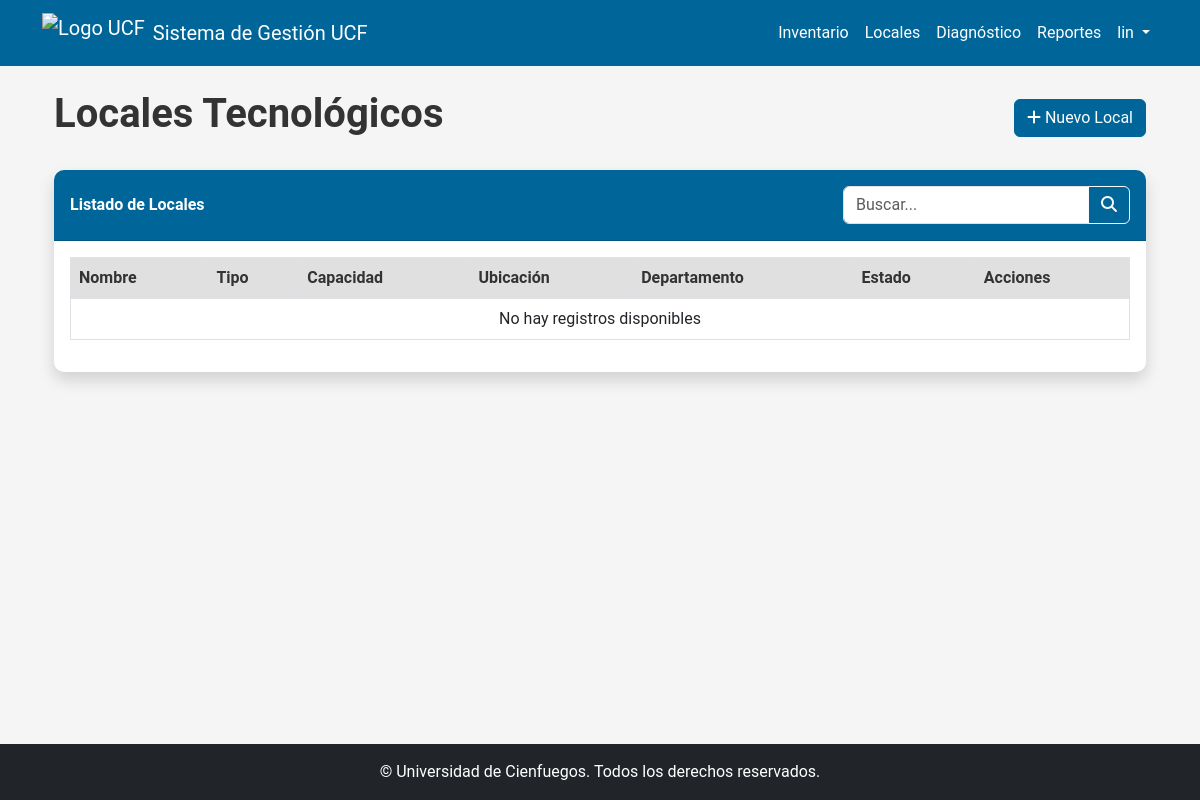
The page /locales/locales/ (signed in) on the database as committed earlier.
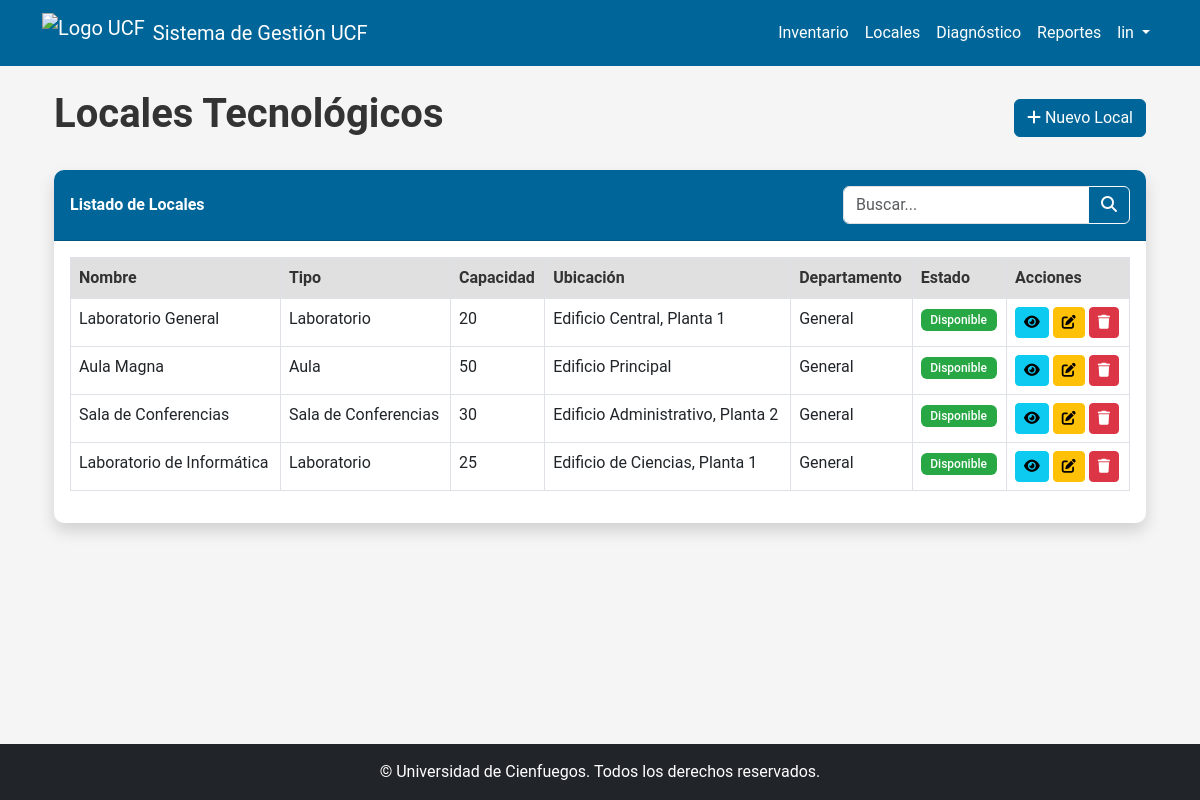
The same page on the database as committed later.
### locales/models.py (models this page shows, shortened)
class Local(models.Model):
    TIPO_CHOICES = [
        ('laboratorio', 'Laboratorio'),
        ('aula', 'Aula'),
        ('sala', 'Sala de Conferencias'),
        ('oficina', 'Oficina'),
        ('otro', 'Otro'),
    ]
    ESTADO_CHOICES = [
        ('disponible', 'Disponible'),
        ('mantenimiento', 'En Mantenimiento'),
        ('ocupado', 'Ocupado'),
        ('fuera_servicio', 'Fuera de Servicio'),
    ]
    nombre = models.CharField(max_length=100)
    tipo = models.CharField(max_length=20, choices=TIPO_CHOICES)
    capacidad = models.IntegerField(default=0)
    ubicacion = models.CharField(max_length=200)
    descripcion = models.TextField(blank=True, null=True)
    departamento = models.ForeignKey(
        Departamento, on_delete=models.CASCADE, related_name='locales')
    estado = models.CharField(
        max_length=20, choices=ESTADO_CHOICES, default='disponible')
    imagen = models.ImageField(upload_to='locales/', blank=True, null=True)
    notas = models.TextField(blank=True, null=True)
    class Meta:
        verbose_name = "Local"
        verbose_name_plural = "Locales"

### usuarios/models.py (models this page shows, shortened)
class Departamento(models.Model):
    nombre = models.CharField(max_length=100)
    descripcion = models.TextField(blank=True, null=True)
    ubicacion = models.CharField(max_length=100, blank=True, null=True)
    responsable = models.ForeignKey(
        User, on_delete=models.SET_NULL, null=True, related_name='departamentos_a_cargo')
    class Meta:
        verbose_name = "Departamento"
        verbose_name_plural = "Departamentos"

### locales/views.py (the view)
# urls.py: path('locales/', views.local_list, name='local_list'),
@login_required
def local_list(request):
    locales = Local.objects.all().select_related('departamento')
    search = request.GET.get('search', '')
    tipo = request.GET.get('tipo', '')
    departamento = request.GET.get('departamento', '')
    estado = request.GET.get('estado', '')
    if search:
        locales = locales.filter(nombre__icontains=search) | locales.filter(
            ubicacion__icontains=search)
    if tipo:
        locales = locales.filter(tipo=tipo)
    if departamento:
        locales = locales.filter(departamento_id=departamento)
    if estado:
        locales = locales.filter(estado=estado)
    return render(request, 'locales/local_list.html', {
        'locales': locales,
        'search': search,
        'tipo': tipo,
        'departamento': departamento,
        'estado': estado
    })

### templates/locales/local_list.html (shortened to what this page needs)
{% extends 'base/base.html' %}
{% block content %}
<div class="container">
    <div class="d-flex justify-content-between align-items-center mb-4">
        <h1>Locales Tecnológicos</h1>
        <a href="{% url 'local_new' %}" class="btn btn-primary">
            <i class="fas fa-plus"></i> Nuevo Local
        </a>
    </div>
    <div class="card shadow mb-4">
        <div class="card-header py-3 d-flex flex-wrap justify-content-between align-items-center">
            <h6 class="m-0 font-weight-bold">Listado de Locales</h6>
            <form method="get" class="d-flex mt-2 mt-md-0">
                <div class="input-group">
                    <input type="text" class="form-control" placeholder="Buscar..." name="search" value="{{ search }}">
                    <button class="btn btn-outline-light" type="submit">
                        <i class="fas fa-search"></i>
                    </button>
                </div>
            </form>
        </div>
        <div class="card-body">
            <div class="table-responsive">
                <table class="table table-bordered table-hover" width="100%" cellspacing="0">
                    <thead>
                        <tr>
                            <th>Nombre</th>
                            <th>Tipo</th>
                            <th>Capacidad</th>
                            <th>Ubicación</th>
                            <th>Departamento</th>
                            <th>Estado</th>
                            <th>Acciones</th>
                        </tr>
                    </thead>
                    <tbody>
                        {% if locales %}
                            {% for local in locales %}
                                <tr>
                                    <td>{{ local.nombre }}</td>
                                    <td>{{ local.get_tipo_display }}</td>
                                    <td>{{ local.capacidad }}</td>
                                    <td>{{ local.ubicacion }}</td>
                                    <td>{{ local.departamento.nombre }}</td>
                                    <td>
                                        {% if local.estado == 'disponible' %}
                                            <span class="badge bg-success">Disponible</span>
                                        {% elif local.estado == 'mantenimiento' %}
                                            <span class="badge bg-warning">En Mantenimiento</span>
                                        {% elif local.estado == 'ocupado' %}
                                            <span class="badge bg-info">Ocupado</span>
                                        {% elif local.estado == 'fuera_servicio' %}
                                            <span class="badge bg-danger">Fuera de Servicio</span>
                                        {% endif %}
                                    </td>
                                    <td>
                                        <a href="{% url 'local_detail' pk=local.id %}" class="btn btn-sm btn-info">
                                            <i class="fas fa-eye"></i>
                                        </a>
                                        <a href="{% url 'local_edit' pk=local.id %}" class="btn btn-sm btn-warning">
                                            <i class="fas fa-edit"></i>
                                        </a>
                                        <a href="{% url 'local_delete' pk=local.id %}" class="btn btn-sm btn-danger">
                                            <i class="fas fa-trash"></i>
                                        </a>
                                    </td>
                                </tr>
                            {% endfor %}
                        {% else %}
                            <tr>
                                <td colspan="7" class="text-center">No hay registros disponibles</td>
                            </tr>
                        {% endif %}
                    </tbody>
                </table>
            </div>
        </div>
    </div>
</div>
{% endblock %}

### templates/base/base.html (shortened to what this page needs)
<!DOCTYPE html>
<html lang="es">
<head>
    <link href="https://cdn.jsdelivr.net/npm/bootstrap@5.3.0-alpha1/dist/css/bootstrap.min.css" rel="stylesheet">
    <link rel="stylesheet" href="/static/css/main.css">
</head>
<body>
    <header>
        <nav class="navbar navbar-expand-lg navbar-dark bg-primary">
            <div class="container">
                <a class="navbar-brand d-flex align-items-center" href="/">
                    <img src="/static/img/logo_ucf.png" alt="Logo UCF" height="40" class="me-2">
                    <span>Sistema de Gestión UCF</span>
                </a>
                <div class="collapse navbar-collapse" id="navbarNav">
                    <ul class="navbar-nav ms-auto">
                        {% if user.is_authenticated %}
                            <li class="nav-item">
                                <a class="nav-link" href="/inventario/">Inventario</a>
                            </li>
                            <li class="nav-item">
                                <a class="nav-link" href="/locales/">Locales</a>
                            </li>
                            <li class="nav-item">
                                <a class="nav-link" href="/diagnostico/">Diagnóstico</a>
                            </li>
                            <li class="nav-item">
                                <a class="nav-link" href="/reportes/">Reportes</a>
                            </li>
                            <li class="nav-item dropdown">
                                <a class="nav-link dropdown-toggle" href="#" id="navbarDropdown" role="button" data-bs-toggle="dropdown">
                                    {{ user.username }}
                                </a>
                            </li>
                        {% else %}
                            <li class="nav-item">
                                <a class="nav-link" href="/usuarios/login/">Iniciar sesión</a>
                            </li>
                        {% endif %}
                    </ul>
                </div>
            </div>
        </nav>
    </header>
    <main class="container py-4">
        {% block content %}{% endblock %}
    </main>
    <footer class="bg-dark text-white mt-5 py-3">
        <div class="container text-center">
            <p class="mb-0">© {{ current_year }} Universidad de Cienfuegos. Todos los derechos reservados.</p>
        </div>
    </footer>
</body>
</html>

### static/css/main.css (style rules this page uses)
:root { --primary: #006699; --secondary: #3399CC; --tertiary: #48A5C6; --light: #F5F5F5; --dark: #333333; --gray: #666666; --white: #FFFFFF; --light-gray: #E0E0E0; }
body { font-family: 'Roboto', 'Segoe UI', 'Arial', sans-serif; color: var(--dark); background-color: var(--light); min-height: 100vh; display: flex; flex-direction: column; }
main { flex-grow: 1; }
h1, h2, h3, h4, h5, h6 { color: var(--dark); font-weight: 600; }
p, li, td, th, input, select, textarea { color: var(--dark); }
a { color: var(--primary); text-decoration: none; transition: color 0.2s; }
.navbar-dark.bg-primary { background-color: var(--primary) !important; }
.navbar-dark .navbar-nav .nav-link { color: var(--white); }
.navbar-brand { color: var(--white) !important; }
.navbar-brand img { transition: transform 0.3s ease; }
.btn-primary { background-color: var(--primary); border-color: var(--primary); color: var(--white); }
.card { border: none; border-radius: 10px; box-shadow: 0 4px 6px rgba(0, 0, 0, 0.1); transition: transform 0.3s ease, box-shadow 0.3s ease; background-color: var(--white); }
.card-header { background-color: var(--primary); color: var(--white); border-radius: 10px 10px 0 0 !important; font-weight: 600; }
.card-header .m-0 { color: var(--white); }
.table { color: var(--dark); }
.table thead th { background-color: var(--light-gray); color: var(--dark); font-weight: 600; }
.badge { font-weight: 500; padding: 0.4em 0.8em; }
.badge.bg-success { background-color: #28a745 !important; color: var(--white); }
.form-control, .form-select { color: var(--dark); border: 1px solid var(--light-gray); }
footer { background-color: var(--primary) !important; color: var(--white); }
footer p { color: var(--white); margin-bottom: 0; }

Rows that differ between the two databases and show on the page:
added Local: nombre "Laboratorio General", tipo "Laboratorio", capacidad "20", ubicacion "Edificio Central, Planta 1", departamento.nombre "General", estado "Disponible"
added Local: nombre "Aula Magna", tipo "Aula", capacidad "50", ubicacion "Edificio Principal", departamento.nombre "General", estado "Disponible"
added Local: nombre "Sala de Conferencias", tipo "Sala de Conferencias", capacidad "30", ubicacion "Edificio Administrativo, Planta 2", departamento.nombre "General", estado "Disponible"
added Local: nombre "Laboratorio de Informática", tipo "Laboratorio", capacidad "25", ubicacion "Edificio de Ciencias, Planta 1", departamento.nombre "General", estado "Disponible"
Other text that changed with them:
text no longer shown: "No hay registros disponibles"
